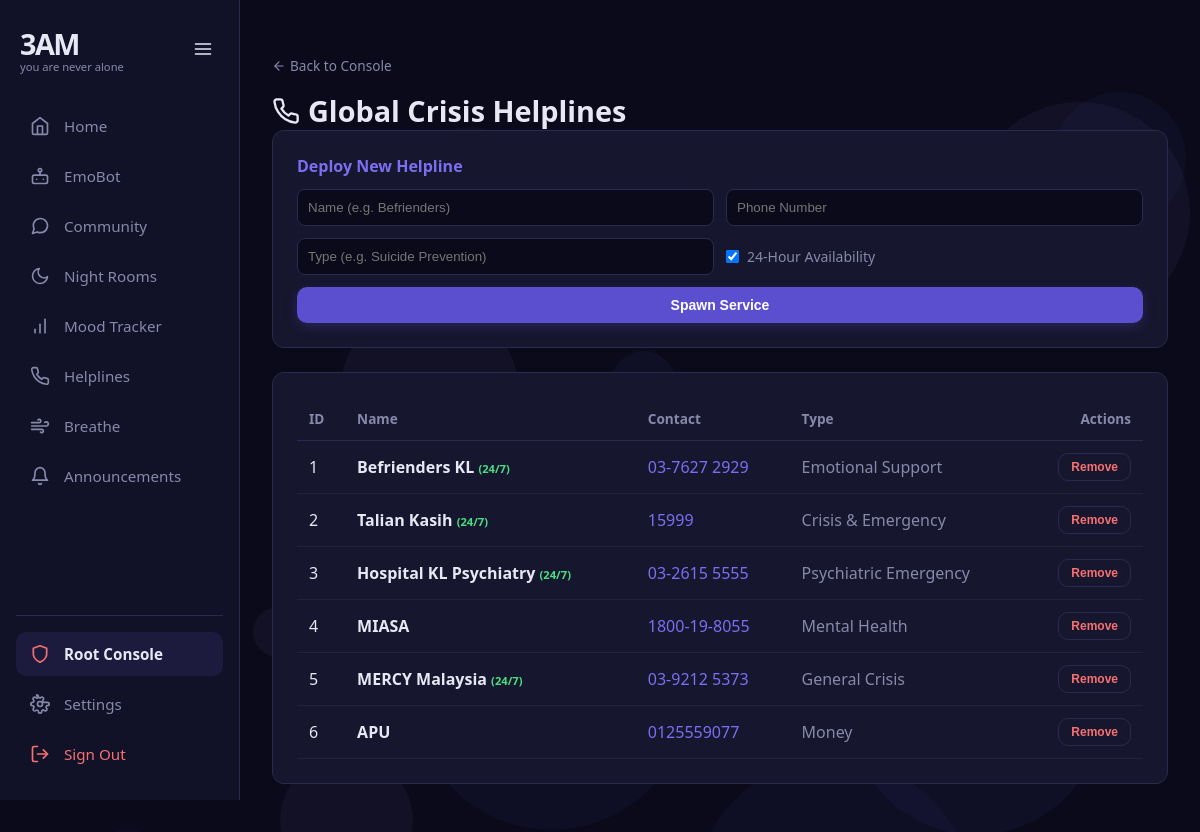
Page /admin/helplines (signed in) on the committed database.
### app/models.py (models this page shows)
class Helpline(db.Model):
    __tablename__ = "helplines"
    id      = db.Column(db.Integer, primary_key=True)
    name    = db.Column(db.String(200), nullable=False)
    phone   = db.Column(db.String(50), nullable=False)
    type    = db.Column(db.String(100), nullable=False)
    is_24hr = db.Column(db.Boolean, default=True)
    country = db.Column(db.String(100), default="Malaysia")

### app/routes/admin.py (the view, shortened to what this page needs)
@admin_bp.route("/helplines", methods=["GET", "POST"])
@login_required
@admin_required
def manage_helplines():
    helplines = Helpline.query.all()
    return render_template("admin/helplines.html", helplines=helplines)

### app/__init__.py (called while the page is built)
@login_manager.user_loader
def load_user(user_id):
    from app.models import User
    return User.query.get(int(user_id))

### app/routes/admin.py (called while the page is built)
def admin_required(f):
    @wraps(f)
    def decorated_function(*args, **kwargs):
        if not current_user.is_authenticated or not getattr(current_user, 'is_admin', False):
            abort(403)
        return f(*args, **kwargs)
    return decorated_function

### app/templates/admin/helplines.html (shortened to what this page needs)
{% extends "base.html" %}
{% block content %}
<div style="display:flex; gap:8px; margin-bottom:16px;">
  <a href="{{ url_for('admin.dashboard') }}" style="color:var(--muted); text-decoration:none; font-size:0.85rem; display:flex; align-items:center; gap:4px;">
    <svg viewBox="0 0 24 24" fill="none" class="nav-icon" stroke="currentColor" style="width:14px;height:14px;" stroke-linecap="round" stroke-linejoin="round"><line x1="19" y1="12" x2="5" y2="12"></line><polyline points="12 19 5 12 12 5"></polyline></svg> Back to Console
  </a>
</div>
<h1 style="font-size:1.8rem; font-weight:800; display:flex; align-items:center; gap:8px;">
  Global Crisis Helplines
</h1>
<div class="card" style="margin-bottom:24px;">
  <div class="card-title" style="color:var(--purple);">Deploy New Helpline</div>
  <form method="POST" action="{{ url_for('admin.manage_helplines') }}" style="display:grid; grid-template-columns:1fr 1fr; gap:12px;">
    <input type="text" name="name" placeholder="Name (e.g. Befrienders)" required style="padding:10px; border-radius:8px; border:1px solid var(--border); background:var(--bg); color:var(--text);">
    <input type="text" name="phone" placeholder="Phone Number" required style="padding:10px; border-radius:8px; border:1px solid var(--border); background:var(--bg); color:var(--text);">
    <input type="text" name="type" placeholder="Type (e.g. Suicide Prevention)" style="padding:10px; border-radius:8px; border:1px solid var(--border); background:var(--bg); color:var(--text);">
    <label style="display:flex; align-items:center; gap:8px; color:var(--muted); font-size:0.875rem;">
      <input type="checkbox" name="is_24hr" checked> 24-Hour Availability
    </label>
    <button type="submit" class="btn btn-primary" style="grid-column:1 / -1;">Spawn Service</button>
  </form>
</div>
<div class="card" style="overflow-x:auto;">
  <table style="width:100%; border-collapse:collapse; text-align:left;">
    <thead>
      <tr style="border-bottom:1px solid var(--border); color:var(--muted); font-size:0.85rem;">
        <th style="padding:12px;">ID</th>
        <th style="padding:12px;">Name</th>
        <th style="padding:12px;">Contact</th>
        <th style="padding:12px;">Type</th>
        <th style="padding:12px; text-align:right;">Actions</th>
      </tr>
    </thead>
    <tbody>
      {% for h in helplines %}
      <tr style="border-bottom:1px solid rgba(255,255,255,0.05);">
        <td style="padding:12px;">{{ h.id }}</td>
        <td style="padding:12px; font-weight:600;">{{ h.name }} {% if h.is_24hr %}<span style="color:var(--green); font-size:0.7rem;">(24/7)</span>{% endif %}</td>
        <td style="padding:12px; color:var(--purple);">{{ h.phone }}</td>
        <td style="padding:12px; color:var(--muted);">{{ h.type }}</td>
        <td style="padding:12px; text-align:right;">
          <form method="POST" action="{{ url_for('admin.delete_helpline', id=h.id) }}" style="display:inline;" onsubmit="return confirm('Eradicate Helpline {{ h.name }} off the database permanently?');">
            <button type="submit" class="btn btn-ghost" style="color:var(--red); padding:6px 12px; font-size:0.75rem;">Remove</button>
          </form>
        </td>
      </tr>
      {% endfor %}
    </tbody>
  </table>
</div>
{% endblock %}

### app/templates/base.html (style rules this page uses)
:root { --bg: #0a0a1a; --bg2: #111128; --card: #16162e; --border: #2a2a50; --purple: #7c6ef0; --purple2: #5b4fcf; --text: #e8e8f5; --muted: #8888aa; --green: #4ade80; --red: #f87171; --sidebar-width: 240px; --sidebar-collapsed-width: 80px; }
* { box-sizing: border-box; margin: 0; padding: 0; }
body { font-family: system-ui, sans-serif; background: var(--bg); color: var(--text); min-height: 100vh; display: flex; overflow-x: hidden; }
.nav-icon { flex-shrink: 0; width: 20px; height: 20px; stroke-width: 2px; }
.card { background: var(--card); border: 1px solid var(--border); border-radius: 12px; padding: 24px; margin-bottom: 16px; }
.card-title { font-size: 1rem; font-weight: 700; color: var(--purple); margin-bottom: 12px; }
.btn { display: inline-flex; align-items: center; justify-content: center; gap: 8px; padding: 10px 20px; border-radius: 10px; font-size: 0.875rem; font-weight: 600; border: none; cursor: pointer; text-decoration: none; transition: all 0.2s; }
.btn-primary { background: var(--purple2); color: white; box-shadow: 0 4px 12px rgba(91, 79, 207, 0.25); }
.btn-ghost { background: transparent; color: var(--muted); border: 1px solid var(--border); }

### rows in the picture
Helpline: id "1", name "Befrienders KL", is_24hr "(24/7)", phone "03-7627 2929", type "Emotional Support"
Helpline: id "2", name "Talian Kasih", is_24hr "(24/7)", phone "15999", type "Crisis & Emergency"
Helpline: id "3", name "Hospital KL Psychiatry", is_24hr "(24/7)", phone "03-2615 5555", type "Psychiatric Emergency"
Helpline: id "4", name "MIASA", phone "1800-19-8055", type "Mental Health"
Helpline: id "5", name "MERCY Malaysia", is_24hr "(24/7)", phone "03-9212 5373", type "General Crisis"
Helpline: id "6", name "APU", phone "0125559077", type "Money"
